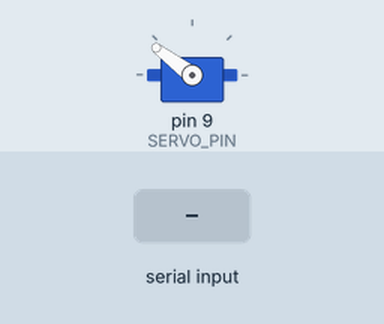
This sketch was run on a simulated Arduino Uno, built with avr-gcc and run on an emulated ATmega328P. Shown: servo. The test bench sets the inputs (shaded band). Servo pulses on a pin are drawn as a servo (544–2400 µs = 0–180°); what the sketch prints to the serial monitor is not drawn.

Above: at 1.2 s.
1.3 s: "C\n" received over Serial
At 2.8 s:
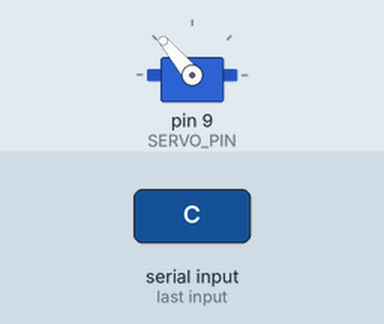
4.3 s: "O\n" received over Serial
Timing chart, 0 to 7.3 s (numbered marks = the images above; inputs shaded):
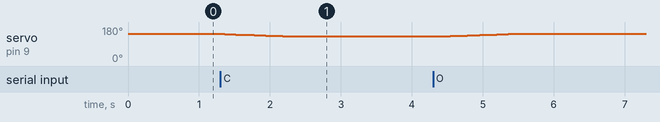

Measured:
- after the input at 1.3 s, servo on pin 9 (SERVO_PIN): moves from 143° to 130° over 0.98 s, starting after 0.06 s

The sketch:

bed_servo.ino
```cpp
// PrintWatch bed servo: connects / disconnects the bed heater control wire.
// Servo signal on pin 9.  1880 us = closed (bed heats), 2020 us = open (bed off).
// Serial 115200, one command per line from the Pi:
//   C  = close (heat)     O = open (off)     G = report status
// Reply to G:  P:<us now> W:<C|O wanted> U:<uptime s> L:<ms since last command> X:<glitches seen>
// Pin 9 is driven by Timer1 hardware PWM (50 Hz, 0.5 us steps), no Servo library needed.
// Safety:
//  - starts open, goes open if no command for 5 s, hardware watchdog restarts a hung board (-> open)
//  - v2: the pulse width can ONLY ever be 1880..2020 us. Every loop the position, its mirror copy and
//    the Timer1 registers are checked; anything out of range or mismatched (e.g. a power dip
//    scrambling memory) snaps straight to open and counts a glitch (X).
#include <avr/wdt.h>

const int SERVO_PIN = 9;
const int US_CLOSED = 1880;
const int US_OPEN = 2020;
const unsigned long TIMEOUT_MS = 5000;
const unsigned long STEP_MS = 8;      // slow move: 1 us every 8 ms (~1.1 s end to end), low current

int posUs = US_OPEN;
int posMirror = ~US_OPEN;             // always ~posUs; a mismatch means memory got scrambled
bool wantClosed = false;
unsigned long lastCmd = 0;
unsigned long lastStep = 0;
unsigned int glitches = 0;
char buf[16];
byte len = 0;

void timerSetup() {
  // Timer1: fast PWM mode 14, TOP = ICR1, prescaler 8 -> 0.5 us per tick, 20 ms period
  TCCR1A = 0; TCCR1B = 0; TCNT1 = 0;
  ICR1 = 39999;
  OCR1A = US_OPEN * 2;
  TCCR1A = _BV(COM1A1) | _BV(WGM11);
  TCCR1B = _BV(WGM13) | _BV(WGM12) | _BV(CS11);
}

void setPos(int us) {
  if (us < US_CLOSED || us > US_OPEN) us = US_OPEN;   // never anything outside the two positions
  posUs = us;
  posMirror = ~us;
  OCR1A = (unsigned int)us * 2;
}

void glitch() {
  glitches++;
  wantClosed = false;
  timerSetup();
  setPos(US_OPEN);
}

void setup() {
  wdt_disable();
  timerSetup();                        // first pulse is already "open"
  pinMode(SERVO_PIN, OUTPUT);
  setPos(US_OPEN);
  Serial.begin(115200);
  Serial.println("BOOT open");
  lastCmd = millis();
  wdt_enable(WDTO_2S);
}

void handle(const char *c) {
  if (c[0] == 'C' && c[1] == 0) { wantClosed = true; lastCmd = millis(); }
  else if (c[0] == 'O' && c[1] == 0) { wantClosed = false; lastCmd = millis(); }
  else if (c[0] == 'G' && c[1] == 0) {
    unsigned long since = millis() - lastCmd;
    lastCmd = millis();
    Serial.print("P:"); Serial.print(posUs);
    Serial.print(" W:"); Serial.print(wantClosed ? 'C' : 'O');
    Serial.print(" U:"); Serial.print(millis() / 1000);
    Serial.print(" L:"); Serial.print(since);
    Serial.print(" X:"); Serial.println(glitches);
  } else {
    Serial.print("ERR "); Serial.println(c);
  }
}

void loop() {
  wdt_reset();

  // self-check: position sane, mirror matches, timer registers as set up
  unsigned int ocr = OCR1A;
  if (posUs < US_CLOSED || posUs > US_OPEN || posMirror != ~posUs ||
      ICR1 != 39999 || ocr != (unsigned int)posUs * 2 ||
      TCCR1A != (_BV(COM1A1) | _BV(WGM11)) || TCCR1B != (_BV(WGM13) | _BV(WGM12) | _BV(CS11))) {
    glitch();
  }

  while (Serial.available()) {
    char ch = Serial.read();
    if (ch == '\r') continue;
    if (ch == '\n') { buf[len] = 0; if (len) handle(buf); len = 0; }
    else if (len < sizeof(buf) - 1) buf[len++] = ch;
    else len = 0;                       // too long: drop it
  }
  if (millis() - lastCmd > TIMEOUT_MS) wantClosed = false;   // Pi went quiet -> off

  int target = wantClosed ? US_CLOSED : US_OPEN;
  if (posUs != target && millis() - lastStep >= STEP_MS) {
    lastStep = millis();
    setPos(posUs + ((target > posUs) ? 1 : -1));
  }
}
```
